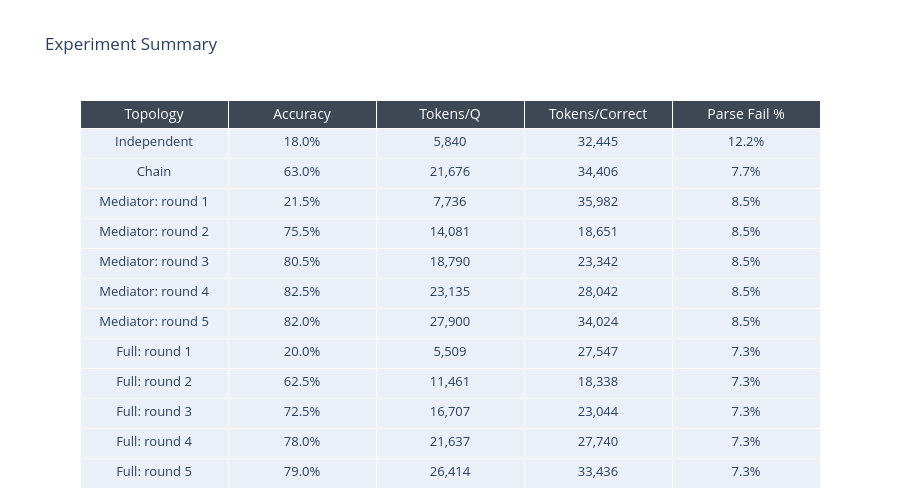

Notebook code cell kept with this figure:
### Code cell
fig = go.Figure(go.Table(
    header=dict(values=list(summary.columns), fill_color="#3D4854",
                font=dict(color="white", size=14), align="center"),
    cells=dict(values=[summary[col] for col in summary.columns],
               font=dict(size=13), align="center", height=30),
))

fig.update_layout(title="Experiment Summary", height=500, margin=dict(b=5))

fig.show()
fig.write_image("figures/experiment_summary_table.png", width=1000, scale=3)

### Figure 1 — Plotly figure (JSON) as saved in the notebook; plotly's stock layout.template omitted (floating-point values rounded to 4 significant figures)
{"data": [{"cells": {"align": "center", "font": {"size": 13}, "height": 30, "values": [["Independent", "Chain", "Mediator: round 1", "Mediator: round 2", "Mediator: round 3", "Mediator: round 4", "Mediator: round 5", "Full: round 1", "Full: round 2", "Full: round 3", "Full: round 4", "Full: round 5"], ["18.0%", "63.0%", "21.5%", "75.5%", "80.5%", "82.5%", "82.0%", "20.0%", "62.5%", "72.5%", "78.0%", "79.0%"], ["5,840", "21,676", "7,736", "14,081", "18,790", "23,135", "27,900", "5,509", "11,461", "16,707", "21,637", "26,414"], ["32,445", "34,406", "35,982", "18,651", "23,342", "28,042", "34,024", "27,547", "18,338", "23,044", "27,740", "33,436"], ["12.2%", "7.7%", "8.5%", "8.5%", "8.5%", "8.5%", "8.5%", "7.3%", "7.3%", "7.3%", "7.3%", "7.3%"]]}, "header": {"align": "center", "fill": {"color": "#3D4854"}, "font": {"color": "white", "size": 14}, "values": ["Topology", "Accuracy", "Tokens/Q", "Tokens/Correct", "Parse Fail %"]}, "type": "table"}], "layout": {"height": 500, "margin": {"b": 5}, "title": {"text": "Experiment Summary"}}}
